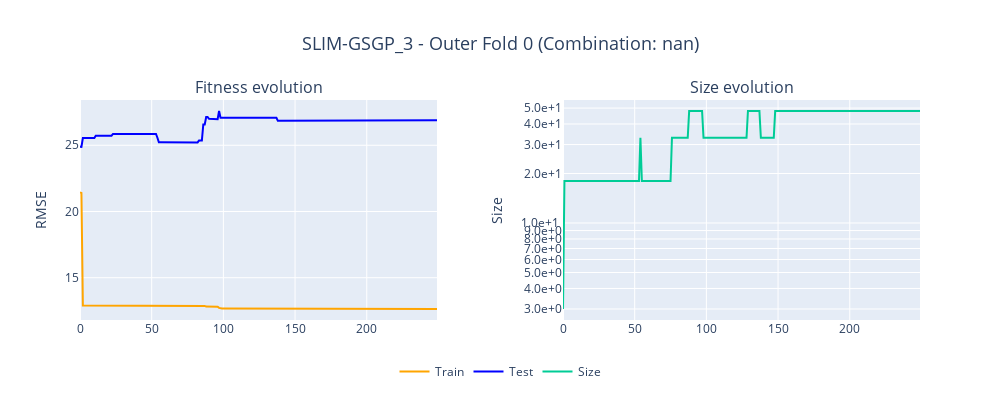
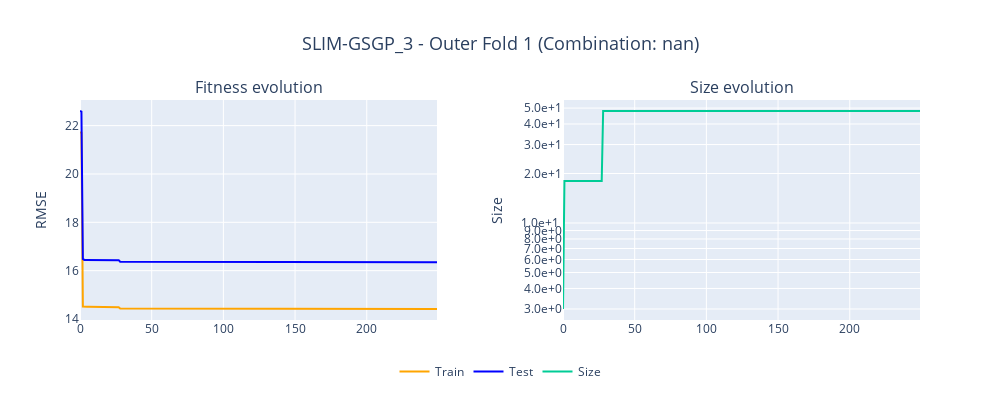
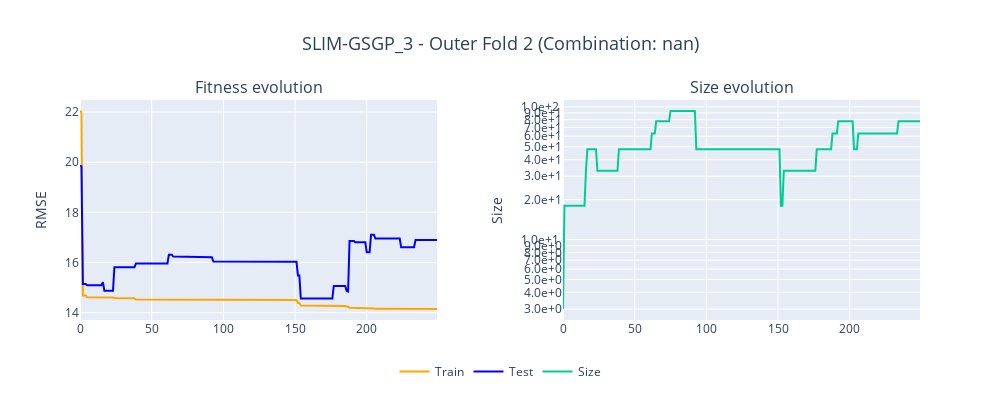
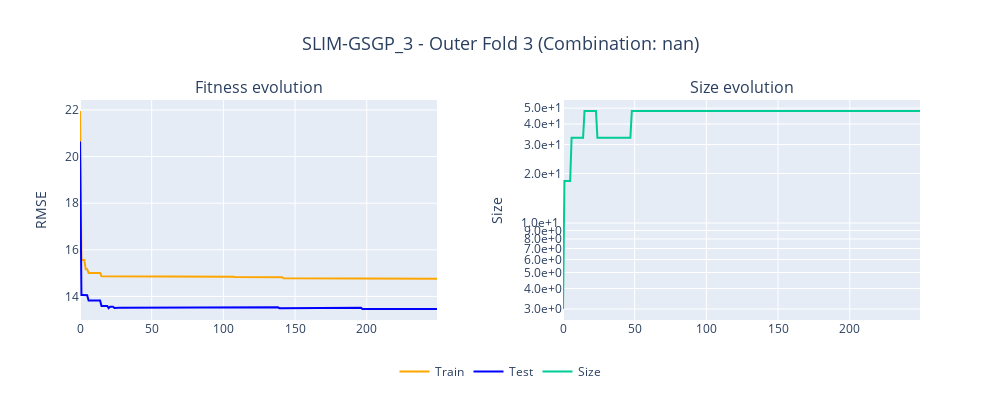

Notebook code for these charts, in order:
### Code cell
fit_and_size_per_outer(k_outer=10, model_name=MODEL_NAME)

### Figure 1 — Plotly figure (JSON) as saved in the notebook; plotly's stock layout.template omitted (floating-point values rounded to 4 significant figures; data arrays with more than 128 entries replaced by an {"elided": "..."} marker saying what was removed)
{"data": [{"line": {"color": "orange"}, "mode": "lines", "name": "Train", "type": "scatter", "xaxis": "x", "y": {"elided": "250 float values"}, "yaxis": "y"}, {"line": {"color": "blue"}, "mode": "lines", "name": "Test", "type": "scatter", "xaxis": "x", "y": {"elided": "250 float values"}, "yaxis": "y"}, {"mode": "lines", "name": "Size", "type": "scatter", "xaxis": "x2", "y": {"elided": "250 int values"}, "yaxis": "y2"}], "layout": {"annotations": [{"font": {"size": 16}, "showarrow": false, "text": "Fitness evolution", "x": 0.2125, "xanchor": "center", "xref": "paper", "y": 1, "yanchor": "bottom", "yref": "paper"}, {"font": {"size": 16}, "showarrow": false, "text": "Size evolution", "x": 0.7875, "xanchor": "center", "xref": "paper", "y": 1, "yanchor": "bottom", "yref": "paper"}], "height": 400, "legend": {"orientation": "h", "x": 0.5, "xanchor": "center", "y": -0.3, "yanchor": "bottom"}, "margin": {"t": 100}, "showlegend": true, "title": {"font": {"size": 18}, "text": "SLIM-GSGP_3 - Outer Fold 0 (Combination: nan)", "x": 0.5}, "width": 1000, "xaxis": {"anchor": "y", "domain": [0, 0.425]}, "xaxis2": {"anchor": "y2", "domain": [0.575, 1]}, "yaxis": {"anchor": "x", "domain": [0, 1], "range": [0, null], "title": {"text": "RMSE"}}, "yaxis2": {"anchor": "x2", "domain": [0, 1], "exponentformat": "power", "tickformat": ".1e", "title": {"text": "Size"}, "type": "log"}}}

### Figure 2 — Plotly figure (JSON) as saved in the notebook; plotly's stock layout.template omitted (floating-point values rounded to 4 significant figures; data arrays with more than 128 entries replaced by an {"elided": "..."} marker saying what was removed)
{"data": [{"line": {"color": "orange"}, "mode": "lines", "name": "Train", "type": "scatter", "xaxis": "x", "y": {"elided": "250 float values"}, "yaxis": "y"}, {"line": {"color": "blue"}, "mode": "lines", "name": "Test", "type": "scatter", "xaxis": "x", "y": {"elided": "250 float values"}, "yaxis": "y"}, {"mode": "lines", "name": "Size", "type": "scatter", "xaxis": "x2", "y": {"elided": "250 int values"}, "yaxis": "y2"}], "layout": {"annotations": [{"font": {"size": 16}, "showarrow": false, "text": "Fitness evolution", "x": 0.2125, "xanchor": "center", "xref": "paper", "y": 1, "yanchor": "bottom", "yref": "paper"}, {"font": {"size": 16}, "showarrow": false, "text": "Size evolution", "x": 0.7875, "xanchor": "center", "xref": "paper", "y": 1, "yanchor": "bottom", "yref": "paper"}], "height": 400, "legend": {"orientation": "h", "x": 0.5, "xanchor": "center", "y": -0.3, "yanchor": "bottom"}, "margin": {"t": 100}, "showlegend": true, "title": {"font": {"size": 18}, "text": "SLIM-GSGP_3 - Outer Fold 1 (Combination: nan)", "x": 0.5}, "width": 1000, "xaxis": {"anchor": "y", "domain": [0, 0.425]}, "xaxis2": {"anchor": "y2", "domain": [0.575, 1]}, "yaxis": {"anchor": "x", "domain": [0, 1], "range": [0, null], "title": {"text": "RMSE"}}, "yaxis2": {"anchor": "x2", "domain": [0, 1], "exponentformat": "power", "tickformat": ".1e", "title": {"text": "Size"}, "type": "log"}}}

### Figure 3 — Plotly figure (JSON) as saved in the notebook; plotly's stock layout.template omitted (floating-point values rounded to 4 significant figures; data arrays with more than 128 entries replaced by an {"elided": "..."} marker saying what was removed)
{"data": [{"line": {"color": "orange"}, "mode": "lines", "name": "Train", "type": "scatter", "xaxis": "x", "y": {"elided": "250 float values"}, "yaxis": "y"}, {"line": {"color": "blue"}, "mode": "lines", "name": "Test", "type": "scatter", "xaxis": "x", "y": {"elided": "250 float values"}, "yaxis": "y"}, {"mode": "lines", "name": "Size", "type": "scatter", "xaxis": "x2", "y": {"elided": "250 int values"}, "yaxis": "y2"}], "layout": {"annotations": [{"font": {"size": 16}, "showarrow": false, "text": "Fitness evolution", "x": 0.2125, "xanchor": "center", "xref": "paper", "y": 1, "yanchor": "bottom", "yref": "paper"}, {"font": {"size": 16}, "showarrow": false, "text": "Size evolution", "x": 0.7875, "xanchor": "center", "xref": "paper", "y": 1, "yanchor": "bottom", "yref": "paper"}], "height": 400, "legend": {"orientation": "h", "x": 0.5, "xanchor": "center", "y": -0.3, "yanchor": "bottom"}, "margin": {"t": 100}, "showlegend": true, "title": {"font": {"size": 18}, "text": "SLIM-GSGP_3 - Outer Fold 2 (Combination: nan)", "x": 0.5}, "width": 1000, "xaxis": {"anchor": "y", "domain": [0, 0.425]}, "xaxis2": {"anchor": "y2", "domain": [0.575, 1]}, "yaxis": {"anchor": "x", "domain": [0, 1], "range": [0, null], "title": {"text": "RMSE"}}, "yaxis2": {"anchor": "x2", "domain": [0, 1], "exponentformat": "power", "tickformat": ".1e", "title": {"text": "Size"}, "type": "log"}}}

### Figure 4 — Plotly figure (JSON) as saved in the notebook; plotly's stock layout.template omitted (floating-point values rounded to 4 significant figures; data arrays with more than 128 entries replaced by an {"elided": "..."} marker saying what was removed)
{"data": [{"line": {"color": "orange"}, "mode": "lines", "name": "Train", "type": "scatter", "xaxis": "x", "y": {"elided": "250 float values"}, "yaxis": "y"}, {"line": {"color": "blue"}, "mode": "lines", "name": "Test", "type": "scatter", "xaxis": "x", "y": {"elided": "250 float values"}, "yaxis": "y"}, {"mode": "lines", "name": "Size", "type": "scatter", "xaxis": "x2", "y": {"elided": "250 int values"}, "yaxis": "y2"}], "layout": {"annotations": [{"font": {"size": 16}, "showarrow": false, "text": "Fitness evolution", "x": 0.2125, "xanchor": "center", "xref": "paper", "y": 1, "yanchor": "bottom", "yref": "paper"}, {"font": {"size": 16}, "showarrow": false, "text": "Size evolution", "x": 0.7875, "xanchor": "center", "xref": "paper", "y": 1, "yanchor": "bottom", "yref": "paper"}], "height": 400, "legend": {"orientation": "h", "x": 0.5, "xanchor": "center", "y": -0.3, "yanchor": "bottom"}, "margin": {"t": 100}, "showlegend": true, "title": {"font": {"size": 18}, "text": "SLIM-GSGP_3 - Outer Fold 3 (Combination: nan)", "x": 0.5}, "width": 1000, "xaxis": {"anchor": "y", "domain": [0, 0.425]}, "xaxis2": {"anchor": "y2", "domain": [0.575, 1]}, "yaxis": {"anchor": "x", "domain": [0, 1], "range": [0, null], "title": {"text": "RMSE"}}, "yaxis2": {"anchor": "x2", "domain": [0, 1], "exponentformat": "power", "tickformat": ".1e", "title": {"text": "Size"}, "type": "log"}}}
